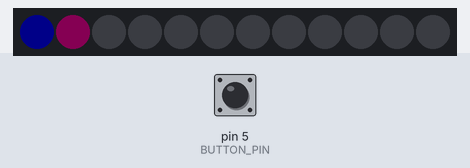
This sketch was run on a simulated Arduino Uno, built with avr-gcc and run on an emulated ATmega328P. On the bench: 12 RGB LEDs in strip order, left to right. Inputs (shaded band) come from the test bench; at power-on: pin 5 (BUTTON_PIN) HIGH. Dim RGB values are drawn brighter than linear; what the sketch prints to the serial monitor is not drawn.

Above: at 1.29 s.
1.3 s: pin 5 (BUTTON_PIN) pulled LOW for 0.15 s
At 1.6 s:
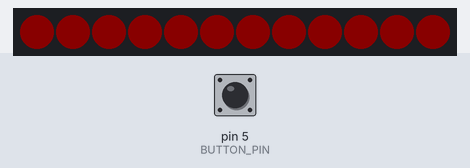
2.0 s: pin 5 (BUTTON_PIN) pulled LOW for 1 s
At 2.0 s:
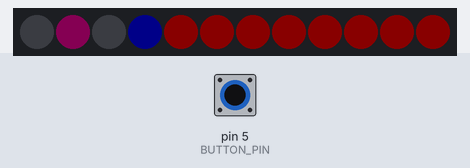
At 3.03 s:
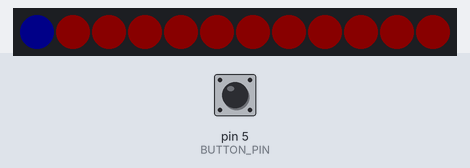

The sketch:

Roulette.ino
```cpp
#include <FastLED.h>

#define NUM_LEDS 12
#define DATA_PIN 3
#define BUTTON_PIN 5

CRGB leds[NUM_LEDS];

int speed = 50;
bool buttonReady;

void setup() {
  Serial.begin(9600);
  Serial.println("Resetting");
  LEDS.addLeds<WS2812B,DATA_PIN,GRB>(leds,NUM_LEDS);
  LEDS.setBrightness(10);
  FastLED.clear();
  FastLED.show();
  pinMode(BUTTON_PIN, INPUT_PULLUP);
}

void loop() {
  for(int i = 0; i < NUM_LEDS; i++) {
    leds[i] = CRGB::Blue;
    FastLED.show();
    delay(speed);
    if (digitalRead(BUTTON_PIN) == LOW && buttonReady) {
      buttonReady = false;
      if (i == 1) for (int i = 0; i < NUM_LEDS; i++) leds[i] = CRGB::Green;
      else for (int i = 0; i < NUM_LEDS; i++) leds[i] = CRGB::Red;
      FastLED.show();
      delay(500);
      break;
    }
    leds[i] = CRGB::Black;
    if (i == 1) leds[i] = CRGB::MediumVioletRed;
    FastLED.show();
    if (i == NUM_LEDS - 1) buttonReady = true;
  }
}
```

Measured:
- after the input at 1.3 s, the LEDs: change at once (image 1)
- after the input at 2.0 s, the LEDs: first differ from a run without the input after 0.52 s (image 3 shows a later state)
